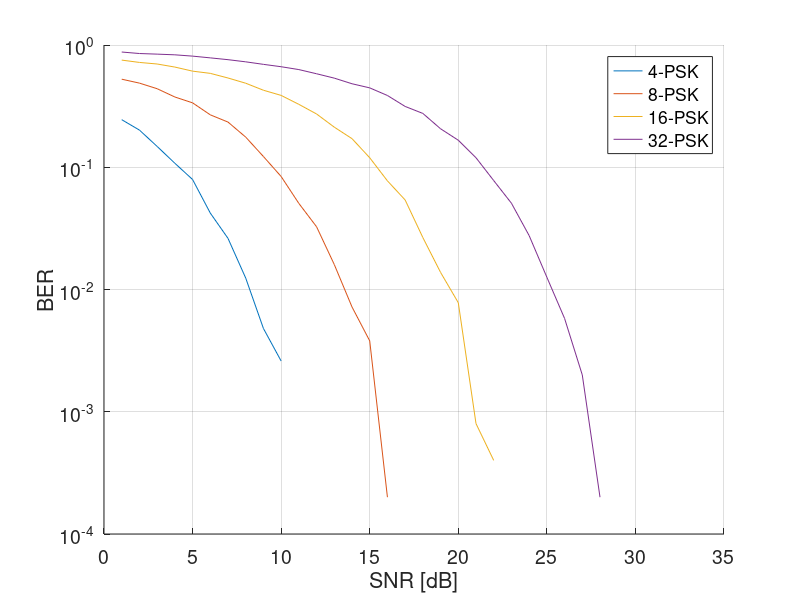

Recreate this plot in MATLAB.
pkg load communications; % Carrega o pacote de comunicações

% Função para realizar a modulação PSK
function symbols = psk_modulate(data, M)
    phase_step = 2 * pi / M;
    phases = (0:M-1) * phase_step;
    symbols = exp(1i * phases(data + 1));
end

% Função para realizar a demodulação PSK
function demodulated_data = psk_demodulate(symbols, M)
    phase_step = 2 * pi / M;
    phases = (0:M-1) * phase_step;
    [~, demodulated_data] = min(abs(symbols(:) - exp(1i * phases)), [], 2);
    demodulated_data = demodulated_data - 1;
end

figure;
hold on;
grid on;
set(gca, 'FontSize', 14);

for M = [4, 8, 16, 32]
    % Define a quantidade de dados a serem gerados
    data_length = 5000;
    data = randi([0 M-1], data_length, 1); % Gera dados aleatórios

    % Modulação PSK
    psk_symbols = psk_modulate(data, M);

    psk_ber = [];

    for snr = 1:34
        snr_linear = 10^(snr / 10);
        noise_variance = 1 / (2 * snr_linear);
        noise = sqrt(noise_variance) * (randn(size(psk_symbols)) + 1i * randn(size(psk_symbols)));

        psk_noisy = psk_symbols + noise;

        % Demodulação PSK
        psk_demodulated = psk_demodulate(psk_noisy, M);

        % Calcula o BER
        errors = sum(psk_demodulated ~= data);
        psk_ber = [psk_ber, errors / data_length];
    end

    semilogy(1:34, psk_ber, 'DisplayName', sprintf('%d-PSK', M));
end

xlabel('SNR [dB]');
ylabel('BER');
legend('show');
hold off;
